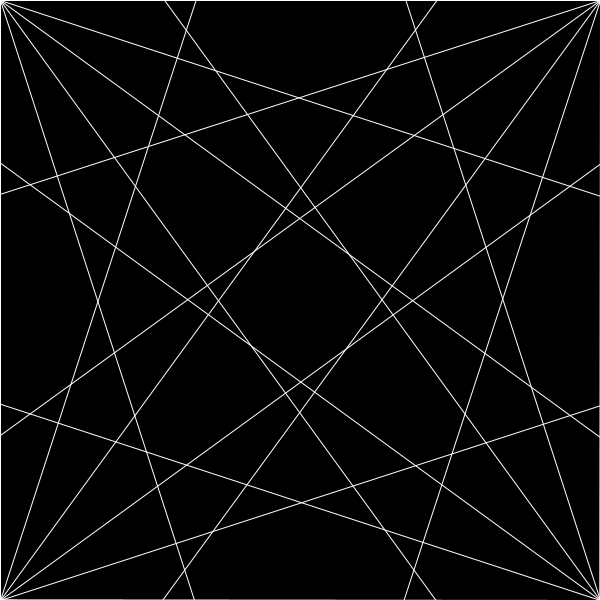
Frame 1 (no input)
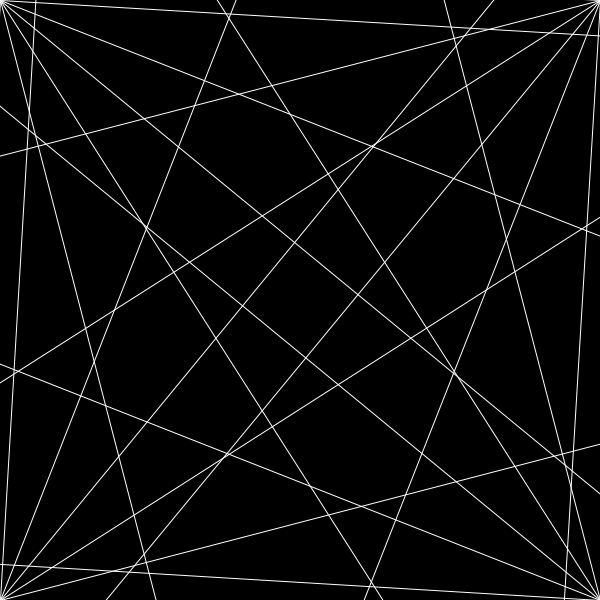
Frame 60 (the mouse pressed at the canvas centre just before this capture)
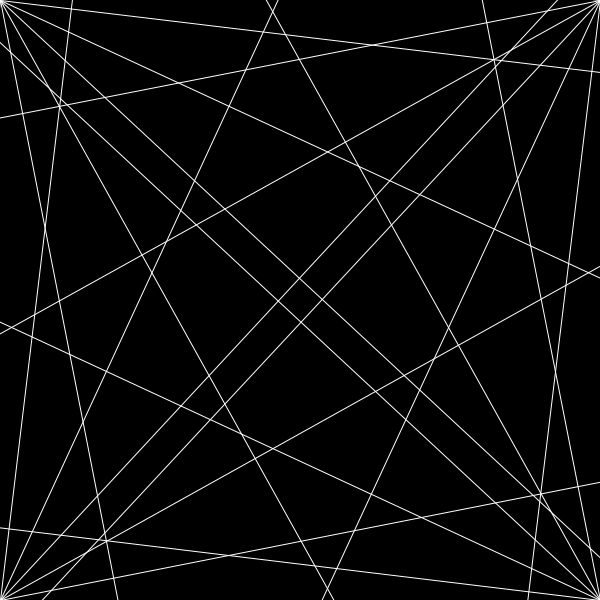
Frame 120 (the mouse held since frame 60 and released just before this capture)

The Processing sketch that drew these frames (run headless with seeded random() and noise(); from frame 60 on, the mouse is pressed at the canvas centre):

// Processing sketch: corner_lines
// ── corner_lines.pde
float maxLineLength;
float offset;
float dOffset = 0.001;
float angleDiv = HALF_PI/5;

void setup() {
  size(600, 600);
  maxLineLength = sqrt(width * width + height * height);
}

void draw() {
  background(0);
  noFill();
  stroke(#FFFFFF);
  offset += dOffset;
  if (offset > angleDiv) {
    offset -= angleDiv;
  }
  for (float angle = 0; angle <= HALF_PI; angle += angleDiv) {
    float x = maxLineLength * cos(angle+offset);
    float y = maxLineLength * sin(angle+offset);
    line(0, 0, x, y);
    line(width, height, width-x, height-y);
    x = maxLineLength * cos(angle-offset);
    y = maxLineLength * sin(angle-offset);
    line(0, height, x, height - y);
    line(width, 0, width-x, y);
  }
}
